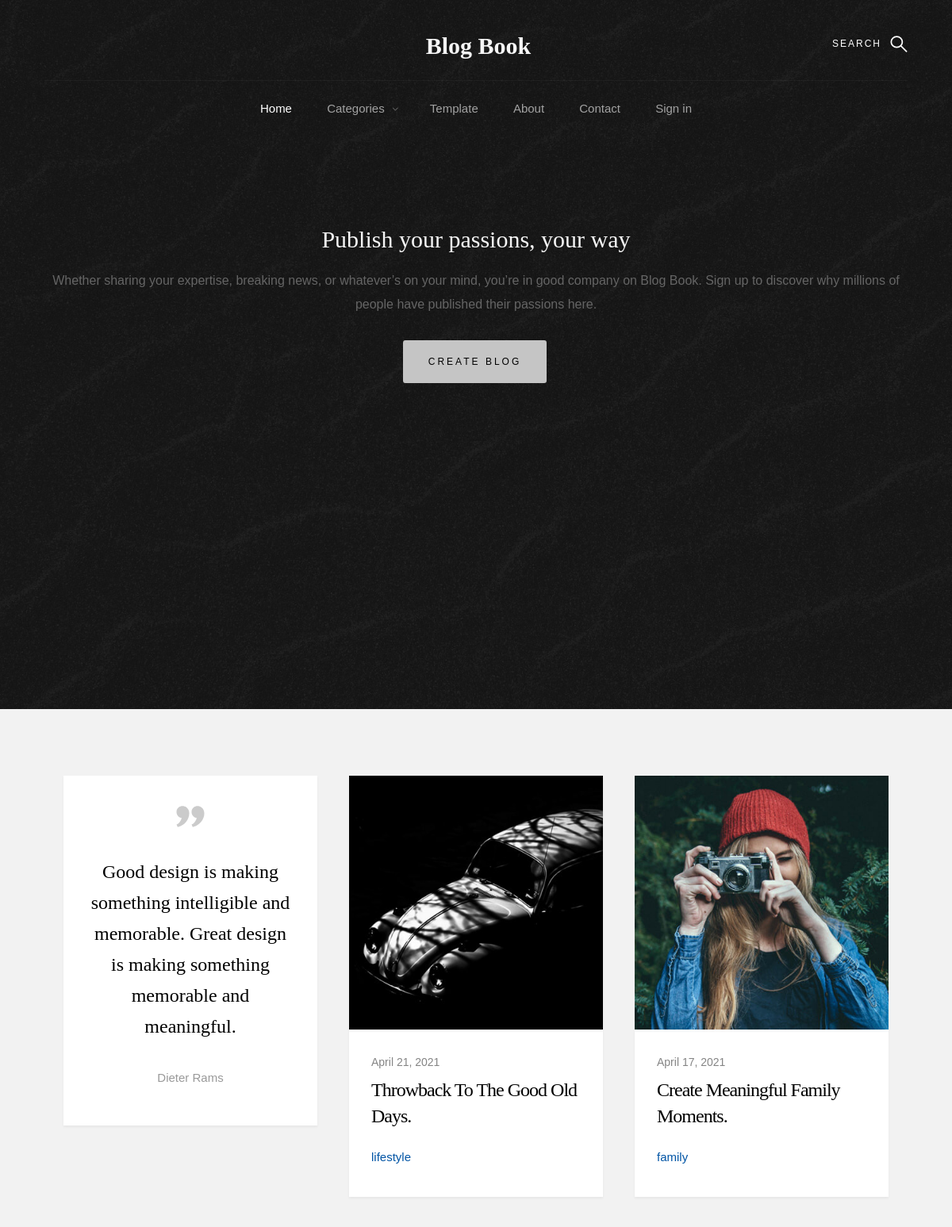
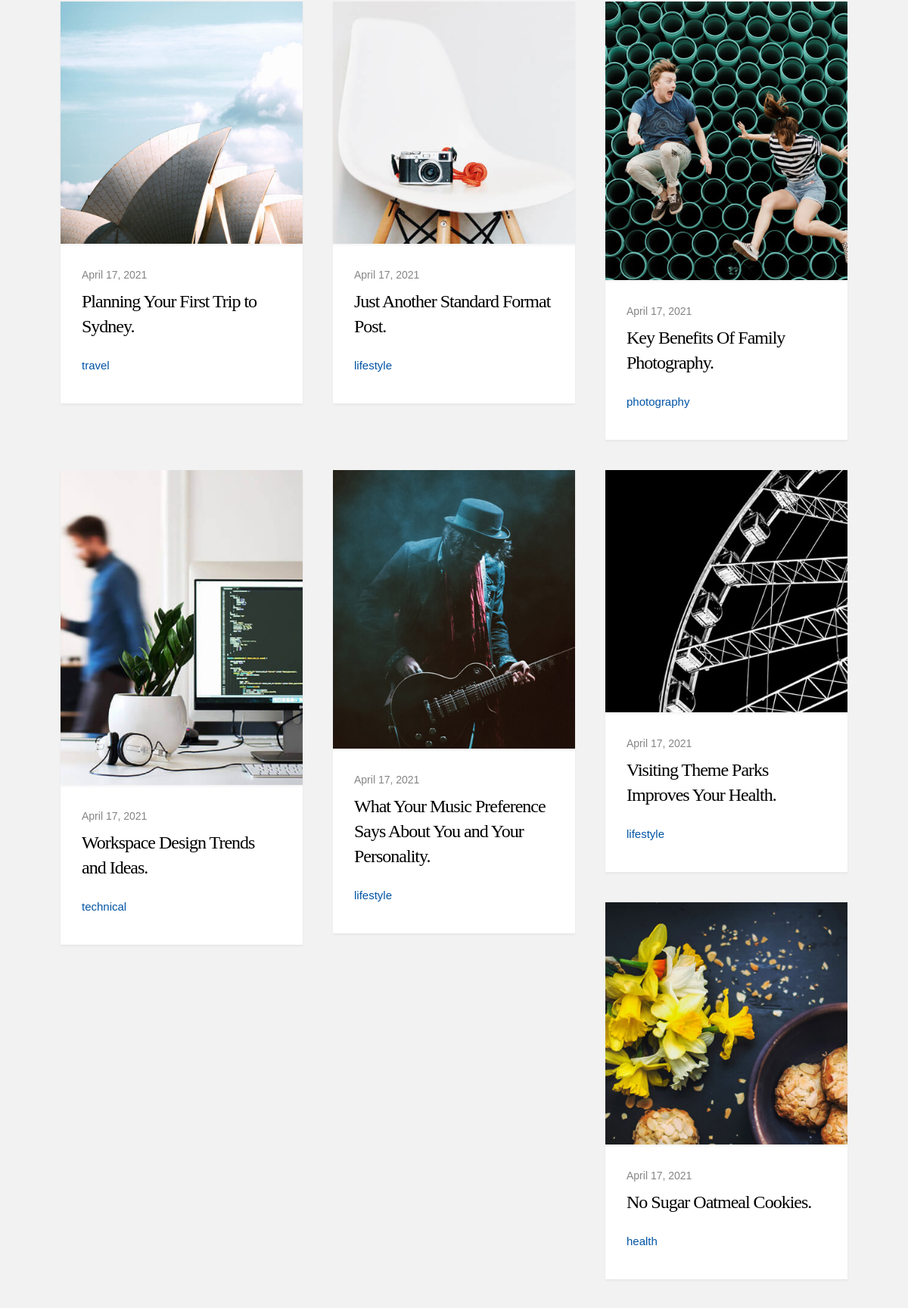
The page /home (upper part) on the database its author committed (2 pictures, top to bottom).
### polls/models.py (models this page shows, shortened)
class blogDetails(models.Model):
	blogTitle=models.CharField(max_length=200)
	blogCatagories=models.CharField(max_length=100)
	blogProfile=models.ImageField(upload_to="profiles",blank=True)
	blogAuthor=models.ForeignKey(User,on_delete=models.CASCADE,default=None)
	template=models.ForeignKey(blogTemplate,on_delete=models.CASCADE,default=None)
	blogDate=models.DateField(default=timezone.now)

### polls/views.py (the view)
# urls.py: path("home",views.index,name="index"),
def index(request):
	article=blogDetails.objects.all().order_by("-id")[:10]
	return render(request,"main/home.html" ,{"article":article })

### templates/main/home.html (shortened to what this page needs)
{% load static %}
<!DOCTYPE html>
<html class="no-js" lang="en">
<head>
    <link rel="stylesheet" href="{% static 'css/base.css' %}">
    <link rel="stylesheet" href="{% static 'css/vendor.css' %}">
    <link rel="stylesheet" href="{% static 'css/main.css' %}">
</head>
<body id="top" class="top">
    {% include "main/header.html" %}
        <div class="pageheader-content row">
            <div class="col-full content-wrap">
                <div class="featured">
                	<div class="create_blog">
						<h2>Publish your passions, your way</h2>
						<p>Whether sharing your expertise, breaking news, or whatever’s on your mind, you’re in good company on Blog Book. Sign up to discover why millions of people have published their passions here.</p>
						<a href="template" class="btn fancy-btn">Create Blog</a>
                 	</div>
                </div>
            </div>
        </div>
    <section class="s-content">
        <div class="row masonry-wrap">
            <div class="masonry">
                <article class="masonry__brick entry format-quote" data-aos="fade-up">
                    <div class="entry__thumb">
                        <blockquote>
                                <p>Good design is making something intelligible and memorable. Great design is making something memorable and meaningful.</p>
                                <cite>Dieter Rams</cite>
                        </blockquote>
                    </div>
                </article>
                {% for a in article %}
                <article class="masonry__brick entry format-standard" data-aos="fade-up">
                    <div class="entry__thumb">
                        <a href="{{ a.template.templatename }}?blogtitle={{ a.blogTitle }}" class="entry__thumb-link">
                            <img src="{{ a.blogProfile.url }}"
                                     alt="">
                        </a>
                    </div>
                    <div class="entry__text">
                        <div class="entry__header">
                            <div class="entry__date">
                                <a href="#">{{ a.blogDate }}</a>
                            </div>
                            <h1 class="entry__title"><a href="{{ a.template.templatename }}?blogtitle={{ a.blogTitle }}">{{ a.blogTitle }}</a></h1>
                        </div>
                        <div class="entry__meta">
                            <span class="entry__meta-links">
                                <a href="category?cat={{a.blogCatagories}}">{{a.blogCatagories}}</a>
                            </span>
                        </div>
                    </div>
                </article>
                {% endfor %}
            </div>
        </div>
    </section>
    {% include "main/footer.html" %}
</body>
</html>

### static/css/base.css (style rules this page uses)
html { font-family: sans-serif; line-height: 1.15; -ms-text-size-adjust: 100%; -webkit-text-size-adjust: 100%; }
body { margin: 0; }
article, aside, footer, header, nav, section { display: block; }
h1 { font-size: 2em; margin: 0.67em 0; }
a { background-color: transparent; -webkit-text-decoration-skip: objects; }
img { border-style: none; }
html { font-size: 62.5%; box-sizing: border-box; }
*, *::before, *::after { box-sizing: inherit; }
body { font-weight: normal; line-height: 1; word-wrap: break-word; text-rendering: optimizeLegibility; -webkit-overflow-scrolling: touch; -webkit-text-size-adjust: none; }
body, input, button { -moz-osx-font-smoothing: grayscale; -webkit-font-smoothing: antialiased; }
img, video { max-width: 100%; height: auto; }
div, dl, dt, dd, ul, ol, li, h1, h2, h3, h4, h5, h6, pre, form, p, blockquote, th, td { margin: 0; padding: 0; }
h1, h2, h3, h4, h5, h6 { -webkit-font-smoothing: auto; -webkit-font-smoothing: antialiased; -webkit-font-variant-ligatures: common-ligatures; -moz-font-variant-ligatures: common-ligatures; font-variant-ligatures: common-ligatures; text-rendering: optimizeLegibility; }
a { text-decoration: none; line-height: inherit; }
a img { border: none; }
.row { width: 94%; max-width: 1200px; margin: 0 auto; }
.row:after { content: ""; display: table; clear: both; }
[class*="col-"] { float: left; padding: 0 20px; }
.col-twelve, .col-full { width: 100%; }
@media only screen and (max-width: 1200px) { [class*="col-"] { padding: 0 15px; } }

### rows shown on the page
blogDetails: blogProfile (picture), blogDate "April 21, 2021", blogTitle "Throwback To The Good Old Days.", blogCatagories "lifestyle"
blogDetails: blogProfile (picture), blogDate "April 17, 2021", blogTitle "Create Meaningful Family Moments.", blogCatagories "family"
blogDetails: blogProfile (picture), blogDate "April 17, 2021", blogTitle "Planning Your First Trip to Sydney.", blogCatagories "travel"
blogDetails: blogProfile (picture), blogDate "April 17, 2021", blogTitle "Just Another Standard Format Post.", blogCatagories "lifestyle"
blogDetails: blogProfile (picture), blogDate "April 17, 2021", blogTitle "Key Benefits Of Family Photography.", blogCatagories "photography"
blogDetails: blogProfile (picture), blogDate "April 17, 2021", blogTitle "Workspace Design Trends and Ideas.", blogCatagories "technical"
blogDetails: blogProfile (picture), blogDate "April 17, 2021", blogTitle "What Your Music Preference Says About You and Your Personality.", blogCatagories "lifestyle"
blogDetails: blogProfile (picture), blogDate "April 17, 2021", blogTitle "Visiting Theme Parks Improves Your Health.", blogCatagories "lifestyle"
blogDetails: blogProfile (picture), blogDate "April 17, 2021", blogTitle "No Sugar Oatmeal Cookies.", blogCatagories "health"
